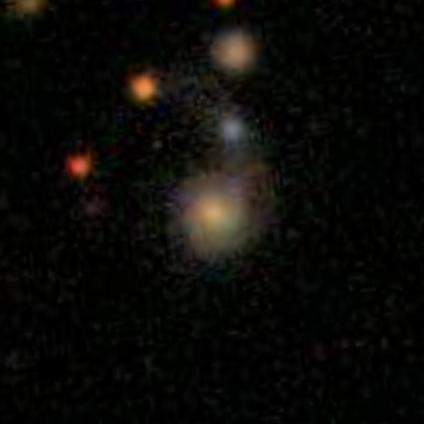
#> input picture example_data/GalaxyZooSubset/120548.jpg, 424 x 424 px
$ python -i utils_byol.py   (imports and definitions only)
#> lines starting #> are read from the running program, lines starting #| are printed output that depends on the picture; after the words box and inside, x2 and y2 are one past the last pixel; in counts of white or black regions, pixels touching at a corner belong together
#> further down, picture is the input picture: shape (424, 424, 3); mean B, G, R 7.7, 10.4, 11.3
import numpy as np
from sklearn.decomposition import PCA
import cv2
from astropy.stats import sigma_clipped_stats
from sklearn.preprocessing import MinMaxScaler

# [31 lines left out: function run_pca, not called in this run]


def denoise_bilateral_img(img):
    return cv2.bilateralFilter(img, 9, 75, 75)

def sigma_clipping_gray(img, sigma=2.5, central=True):
    """
    Applies sigma clipping to the grayscale version of an RGB image, fits contours, and masks out regions.
    The mask is then applied to the original RGB image.

    Parameters
    ----------
    img : np.ndarray
        Input RGB image
    sigma : float, optional
        Sigma value for sigma clipping
    central : bool, optional
        If True, only the contour that contains the central point of the image is used

    Returns
    -------
    np.ndarray
        Processed image with regions outside the detected contour masked out
    """
#> called with sigma = 2.5, central = True

    # Convert to grayscale
    gray_img = cv2.cvtColor(img, cv2.COLOR_BGR2GRAY)
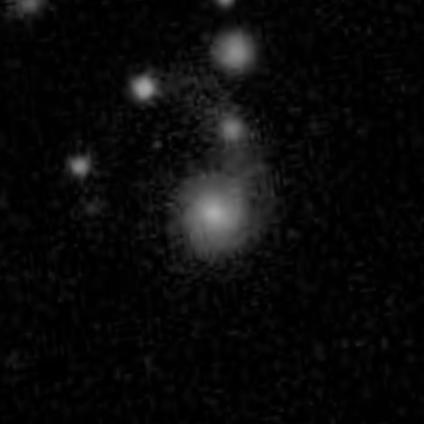
#> gray_img: shape (424, 424); min 0, max 171, mean 10.4
    gray_img = np.nan_to_num(gray_img)  # OpenCV can't handle NaNs

    # Apply sigma clipping to the grayscale image
    mean, median, std = sigma_clipped_stats(gray_img, sigma=sigma)
#> mean = 3.45; median = 3; std = 2.66
    thresh = std + median
#> thresh = 5.66
    img_bin = np.zeros(gray_img.shape, dtype=np.uint8)

    img_bin[gray_img <= thresh] = 0
    img_bin[gray_img > thresh] = 1

    # Find contours in the binary image
    contours, _ = cv2.findContours(img_bin, cv2.RETR_EXTERNAL, cv2.CHAIN_APPROX_SIMPLE)

    x0 = gray_img.shape[0] // 2
#> x0 = 212
    y0 = gray_img.shape[1] // 2
#> y0 = 212

    selected_contour = None

    if central:
        for c in contours:
            if cv2.pointPolygonTest(c, (x0, y0), False) == 1:
                selected_contour = c
                break

    contour_mask = np.zeros_like(gray_img, dtype=np.uint8)
    if selected_contour is None:
        # This happens if there's no data in the image so we just return zeros
        return np.zeros_like(img)

    cv2.drawContours(contour_mask, [selected_contour], 0, (1, 1, 1), -1)
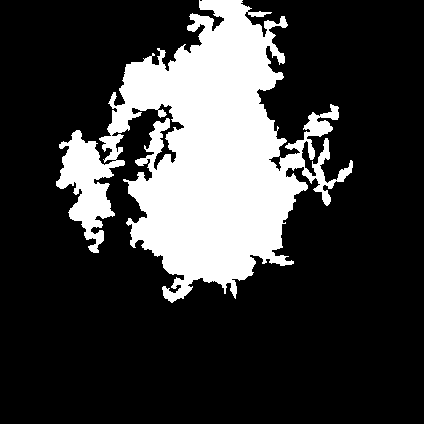
#> contour_mask: shape (424, 424); values 0 (black) and 1 (white), 22.8% white; 1 white region, box (x1, y1, x2, y2) and area: (56, 0, 353, 303) 41030

    # Apply the mask to each channel of the original RGB image
    new_img = np.zeros_like(img)
    for i in range(3):
        new_img[:, :, i] = cv2.bitwise_and(img[:, :, i], img[:, :, i], mask=contour_mask)


    return new_img

# [64 lines left out: function sigma_70pxsquare_clipping_gray, not called in this run]

>>> import cv2
>>> picture = cv2.imread('../example_data/GalaxyZooSubset/120548.jpg')
>>> result = sigma_clipping_gray(picture)

$ run again, on example_data/GalaxyZooSubset/131030.jpg
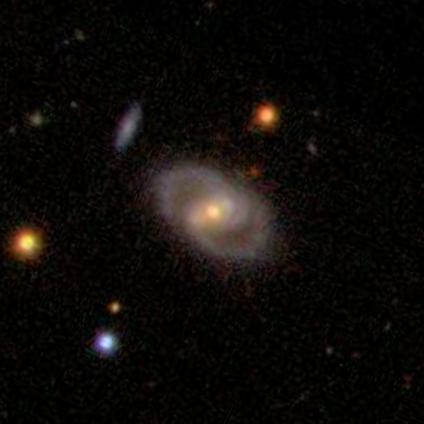
#> input picture example_data/GalaxyZooSubset/131030.jpg, 424 x 424 px
#> picture is the input picture: shape (424, 424, 3); mean B, G, R 8.9, 11.1, 13.8
#> mean = 4.11; median = 3; std = 3.21
#> thresh = 6.21
#> in sigma_clipping_gray, `cv2.drawContours(contour_mask, [selected_contour], 0, (1, 1, 1), -1)`:
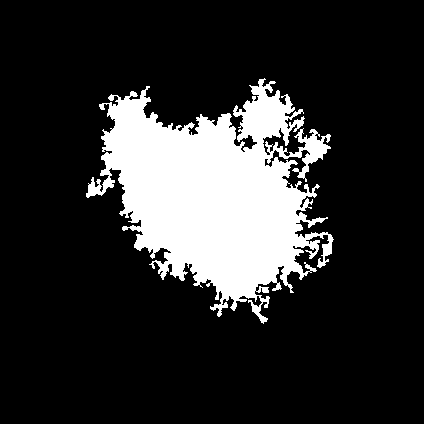
#> contour_mask: shape (424, 424); values 0 (black) and 1 (white), 17.7% white; 1 white region, box (x1, y1, x2, y2) and area: (86, 78, 334, 324) 31841
#> after the loop in sigma_clipping_gray, `for i in range(3):`:
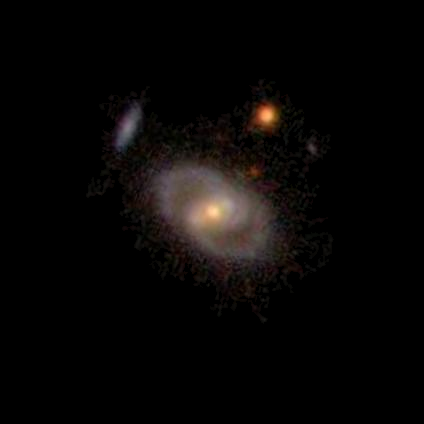
#> new_img: shape (424, 424, 3); mean B, G, R 5.8, 6.5, 8.4

$ run again, on example_data/GalaxyZooSubset/135173.jpg
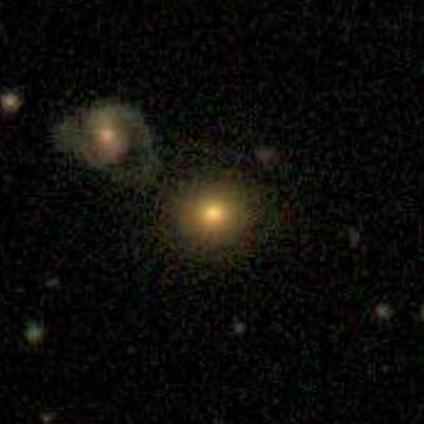
#> input picture example_data/GalaxyZooSubset/135173.jpg, 424 x 424 px
#> picture is the input picture: shape (424, 424, 3); mean B, G, R 9.7, 12.8, 13.9
#> mean = 6.42; median = 6; std = 4.44
#> thresh = 10.44
#> in sigma_clipping_gray, `cv2.drawContours(contour_mask, [selected_contour], 0, (1, 1, 1), -1)`:
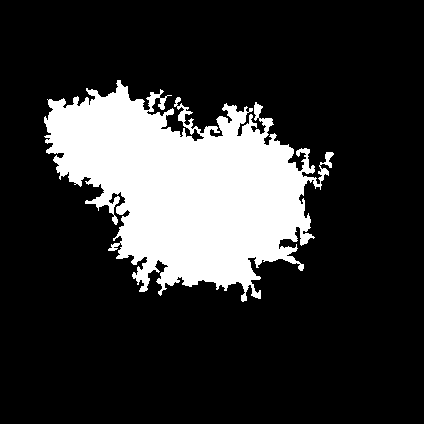
#> contour_mask: shape (424, 424); values 0 (black) and 1 (white), 19.6% white; 1 white region, box (x1, y1, x2, y2) and area: (44, 80, 334, 302) 35147
#> after the loop in sigma_clipping_gray, `for i in range(3):`:
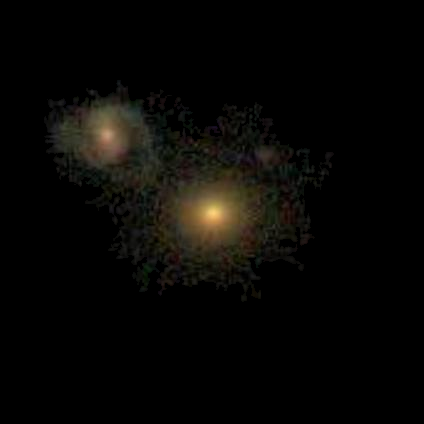
#> new_img: shape (424, 424, 3); mean B, G, R 4.9, 7.1, 8

$ run again, on example_data/GalaxyZooSubset/135873.jpg
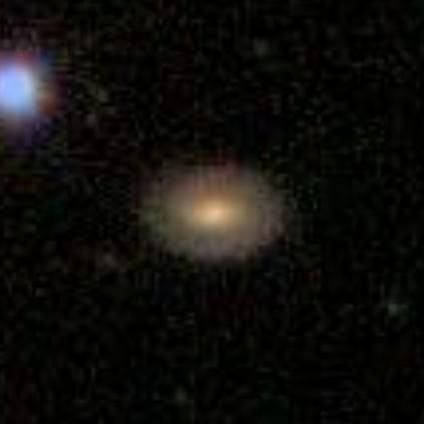
#> input picture example_data/GalaxyZooSubset/135873.jpg, 424 x 424 px
#> picture is the input picture: shape (424, 424, 3); mean B, G, R 11.9, 14.3, 15.5
#> in sigma_clipping_gray, `gray_img = cv2.cvtColor(img, cv2.COLOR_BGR2GRAY)`:
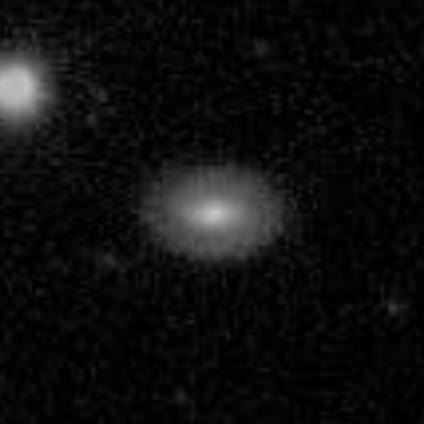
#> gray_img: shape (424, 424); min 0, max 198, mean 14.4
#> mean = 5.85; median = 5; std = 3.81
#> thresh = 8.81
#> in sigma_clipping_gray, `cv2.drawContours(contour_mask, [selected_contour], 0, (1, 1, 1), -1)`:
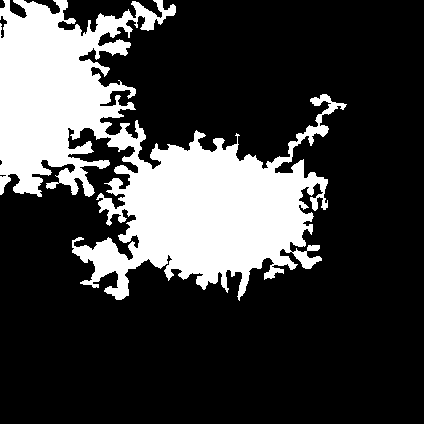
#> contour_mask: shape (424, 424); values 0 (black) and 1 (white), 24.4% white; 1 white region, box (x1, y1, x2, y2) and area: (0, 0, 347, 301) 43912
